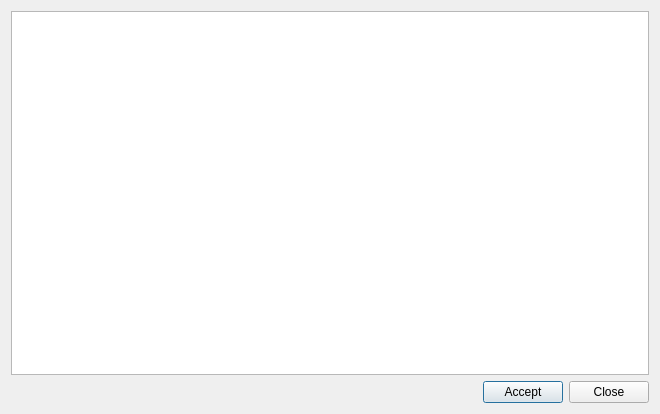
<?xml version="1.0" encoding="UTF-8"?>
<ui version="4.0">
 <class>edittabledialog</class>
 <widget class="QDialog" name="edittabledialog">
  <property name="geometry">
   <rect>
    <x>0</x>
    <y>0</y>
    <width>660</width>
    <height>414</height>
   </rect>
  </property>
  <property name="windowTitle">
   <string>Dialog</string>
  </property>
  <layout class="QGridLayout" name="gridLayout">
   <item row="0" column="0">
    <widget class="QTableView" name="tableView"/>
   </item>
   <item row="1" column="0">
    <layout class="QHBoxLayout" name="horizontalLayout">
     <item>
      <spacer name="horizontalSpacer">
       <property name="orientation">
        <enum>Qt::Horizontal</enum>
       </property>
       <property name="sizeHint" stdset="0">
        <size>
         <width>40</width>
         <height>20</height>
        </size>
       </property>
      </spacer>
     </item>
     <item>
      <widget class="QPushButton" name="accept">
       <property name="text">
        <string>Accept</string>
       </property>
      </widget>
     </item>
     <item>
      <widget class="QPushButton" name="close">
       <property name="text">
        <string>Close</string>
       </property>
      </widget>
     </item>
    </layout>
   </item>
  </layout>
 </widget>
 <resources/>
 <connections/>
</ui>
